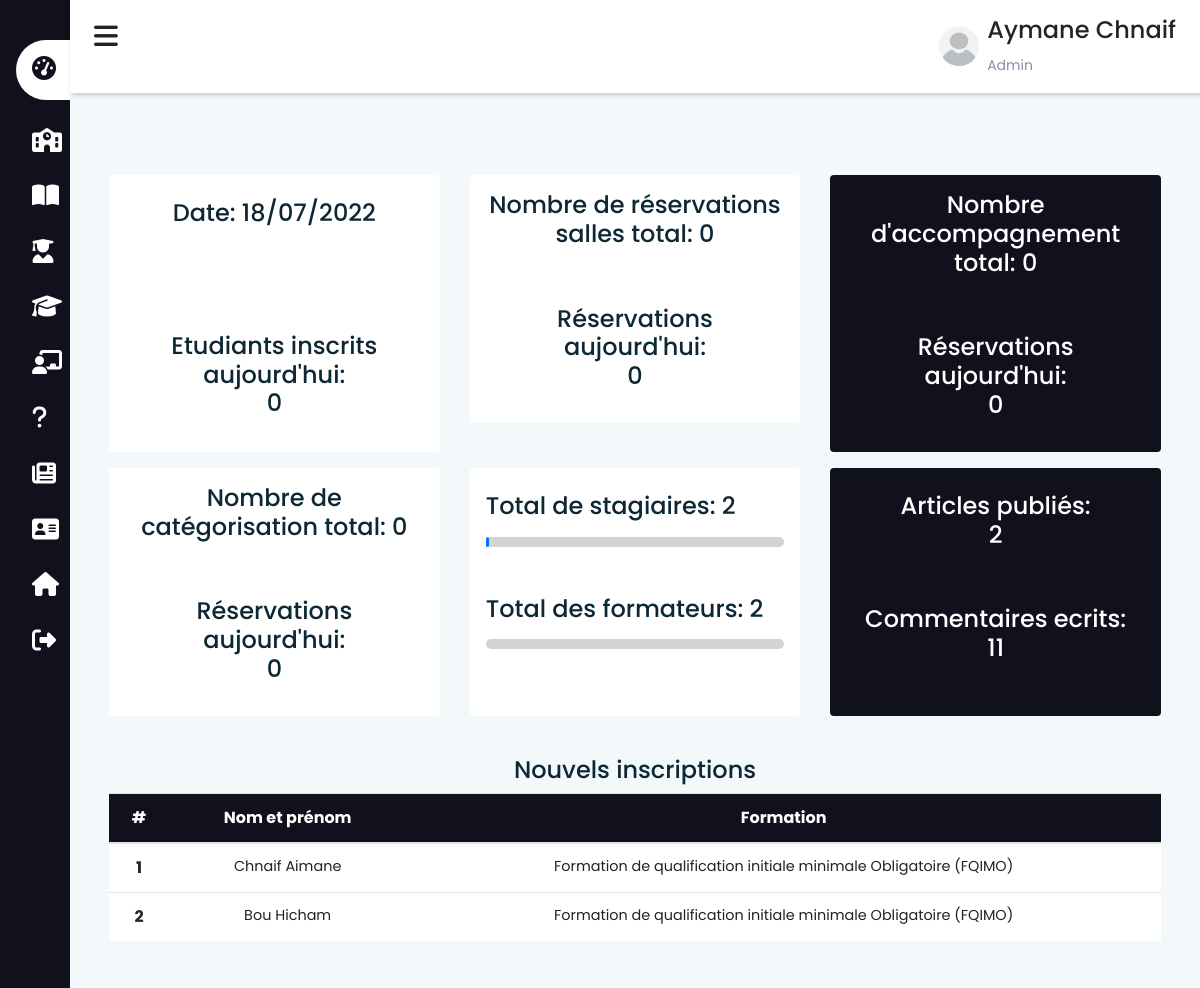
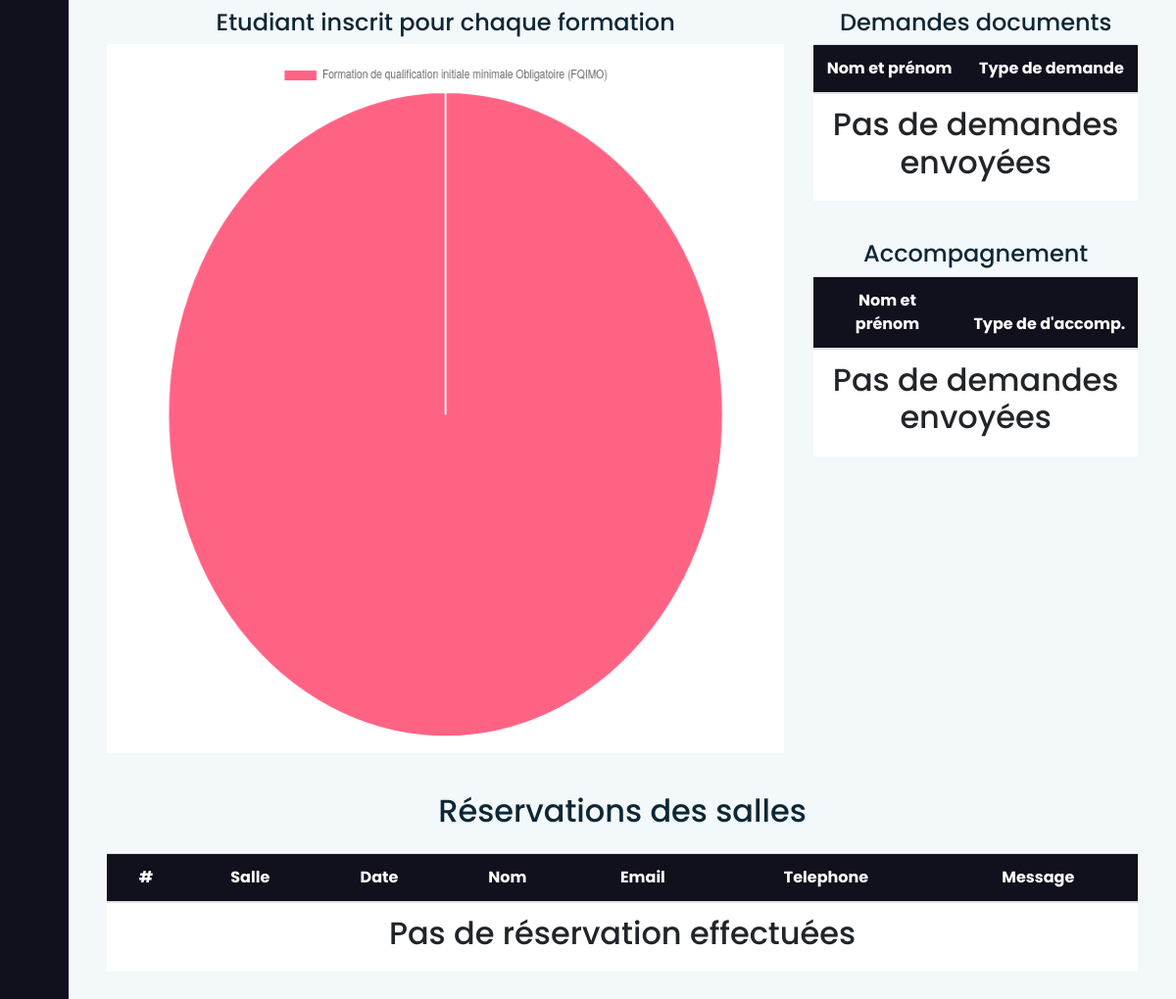
Before: /admin/dashboard (signed in) with the older database file (2 pictures, top to bottom).
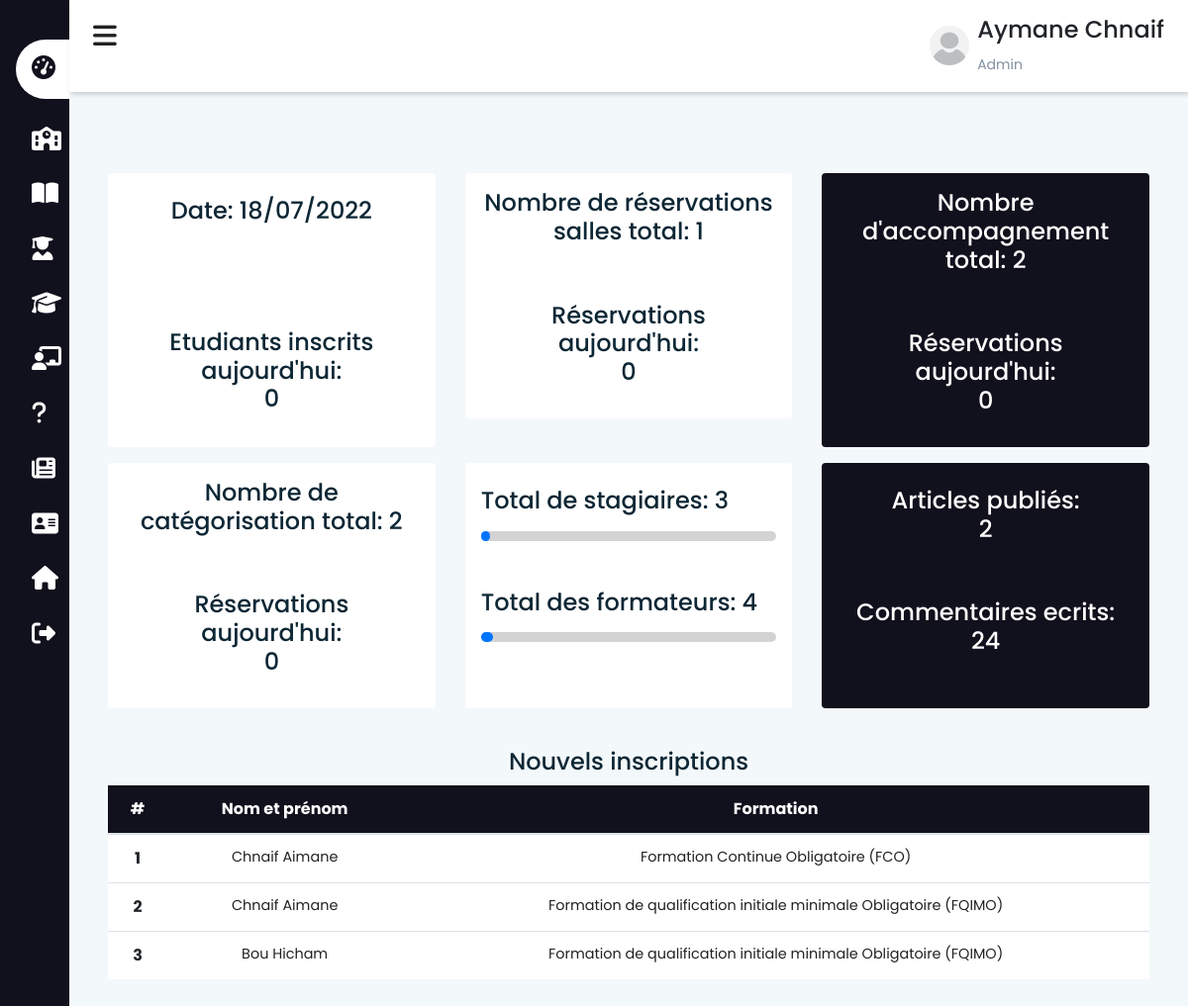
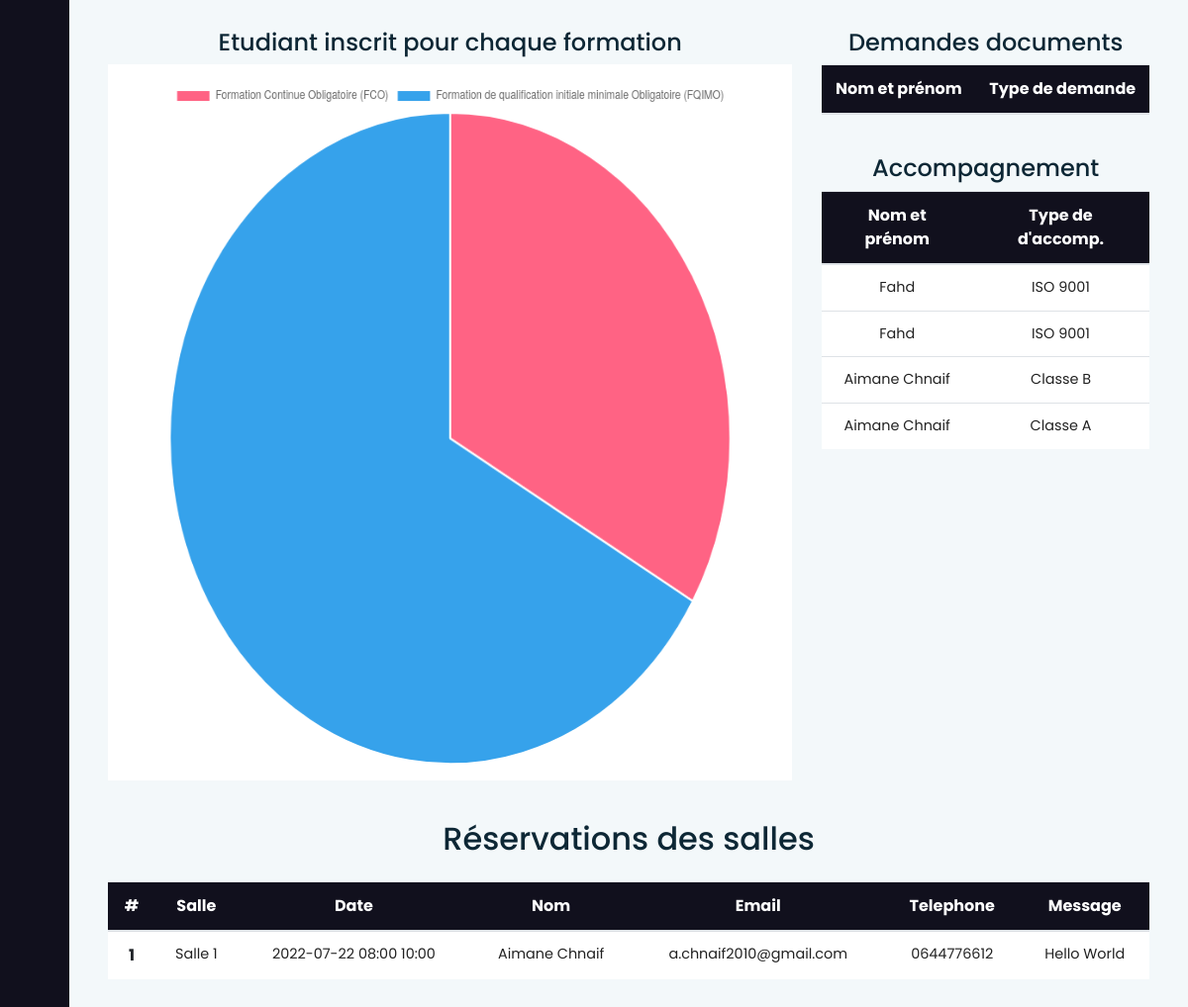
After: the same page with the newer database file (2 pictures, top to bottom).
### tables this page shows
CREATE TABLE `etudiant` (
  `etud_id` int(11) NOT NULL,
  `etud_nom` varchar(200) NOT NULL,
  `etud_nom_arab` varchar(200) NOT NULL,
  `etud_prenom` varchar(200) NOT NULL,
  `etud_prenom_arabe` varchar(200) NOT NULL,
  `etud_email` varchar(200) NOT NULL,
  `etud_telephone` varchar(200) NOT NULL,
  `etud_motdepasse` varchar(200) NOT NULL,
  `etud_cin` varchar(200) NOT NULL,
  `etud_formation` int(11) NOT NULL,
  `etud_naissance` date NOT NULL,
  `etud_lieu_naissance` varchar(50) NOT NULL,
  `etud_adress` varchar(200) NOT NULL,
  `etud_permis` varchar(200) NOT NULL,
  `etud_cat_permis` varchar(200) NOT NULL,
  `etude_carte_pro` varchar(200) NOT NULL,
  `etud_permis_obt` date NOT NULL DEFAULT current_timestamp(),
  `etud_scan_cin` varchar(200) NOT NULL,
  `etud_scan_permis` varchar(200) NOT NULL,
  `etud_scan_visite` varchar(200) NOT NULL,
  `etud_promos` int(11) DEFAULT NULL,
  `etud_image` varchar(500) NOT NULL,
  `etud_inscription` date NOT NULL DEFAULT current_timestamp()
);

CREATE TABLE `formation` (
  `for_id` int(11) NOT NULL,
  `for_nom` varchar(200) NOT NULL,
  `for_nom_arab` varchar(200) NOT NULL,
  `for_pres` text NOT NULL,
  `for_pres_arab` text NOT NULL,
  `for_descr` text NOT NULL,
  `for_desc_arab` text NOT NULL
);

CREATE TABLE `iso` (
  `iso_id` int(11) NOT NULL,
  `iso_nom` varchar(200) NOT NULL,
  `iso_presentation` text NOT NULL,
  `iso_res_nom` varchar(200) NOT NULL,
  `iso_res_email` varchar(200) NOT NULL,
  `iso_res_message` text NOT NULL,
  `iso_res_date` date NOT NULL DEFAULT current_timestamp()
);

CREATE TABLE `douane` (
  `dou_id` int(11) NOT NULL,
  `dou_nom` varchar(200) NOT NULL,
  `dou_res_nom` varchar(200) NOT NULL,
  `dou_res_email` varchar(200) NOT NULL,
  `dou_res_message` text NOT NULL,
  `dou_res_date` date NOT NULL DEFAULT current_timestamp()
);

CREATE TABLE `reservation` (
  `res_id` int(11) NOT NULL,
  `res_nom` varchar(200) NOT NULL,
  `res_telephone` varchar(200) NOT NULL,
  `res_email` varchar(200) NOT NULL,
  `res_salle` int(11) NOT NULL,
  `res_commentaire` varchar(200) NOT NULL,
  `res_date` date NOT NULL DEFAULT current_timestamp(),
  `time_debut` varchar(200) NOT NULL,
  `time_fin` varchar(200) NOT NULL,
  `res_ajout` date NOT NULL DEFAULT current_timestamp()
);

CREATE TABLE `salle` (
  `sal_id` int(11) NOT NULL,
  `sal_nom` varchar(200) NOT NULL,
  `sal_nom_arab` text NOT NULL,
  `sal_desc` text NOT NULL,
  `sal_desc_arab` text NOT NULL,
  `sal_prix` float NOT NULL,
  `sal_personne` int(11) NOT NULL,
  `sal_image` varchar(200) NOT NULL,
  `sal_service` varchar(200) NOT NULL,
  `sal_service_arab` varchar(200) NOT NULL,
  `sal_service2` varchar(200) NOT NULL,
  `sal_service2_arab` varchar(200) NOT NULL,
  `sal_service3` varchar(200) NOT NULL,
  `sal_service3_arab` varchar(200) NOT NULL,
  `sal_service4` varchar(200) NOT NULL,
  `sal_service4_arab` varchar(200) NOT NULL
);

### functions/db.php (called while the page is built, shortened)
<?php
    class DBController{
        protected $host = "localhost";
        protected $user = "root";
        protected $password = "";
        protected $db = "ecole";
        public function __construct(){
            $this->conn = mysqli_connect($this->host, $this->user, $this->password, $this->db);
        }
    }
?>

### session.php (called while the page is built, shortened)
<?php
    require("functions/db.php");
    require("functions/etudiant.php");
    $db = new DBController();
    $data = new Etudiant($db);
?>

### functions/etudiant.php (called while the page is built, shortened)
<?php
    class Etudiant{
        public $db = null;
        public function __construct(DBController $db){
            $this->db = $db;
        }
        public function getEtudiantparFormation(){
            $result = $this->db->conn->query("SELECT `for_nom`, COUNT(etud_nom) AS 'nombre_total'FROM `etudiant` INNER JOIN `formation`
                ON for_id=etud_formation GROUP BY for_nom");
            $resultArray = array();
            while ($item = mysqli_fetch_array($result, MYSQLI_ASSOC)){
                $resultArray[] = $item;
            }
            return $resultArray;
        }
        public function getEtudiantInscri(){
            $result = $this->db->conn->query("SELECT `etud_nom`, `etud_prenom`, `etud_email`, `etud_telephone`,
                `etud_formation`, `etud_inscription`, `for_nom` FROM `etudiant` INNER JOIN `formation`
                ON for_id=etud_formation ORDER BY `etud_inscription` DESC LIMIT 10");
            $resultArray = array();
            while ($item = mysqli_fetch_array($result, MYSQLI_ASSOC)){
                $resultArray[] = $item;
            }
            return $resultArray;
        }
        public function getReservations(){
            $result = $this->db->conn->query("SELECT * FROM `reservation` INNER JOIN `salle` ON sal_id=res_salle");
            $resultArray = array();
            while ($item = mysqli_fetch_array($result, MYSQLI_ASSOC)){
                $resultArray[] = $item;
            }
            return $resultArray;
        }
        public function getiso(){
            $result = $this->db->conn->query("SELECT * FROM `iso`");
            $resultArray = array();
            while ($item = mysqli_fetch_array($result, MYSQLI_ASSOC)){
                $resultArray[] = $item;
            }
            return $resultArray;
        }
        public function getdouane(){
            $result = $this->db->conn->query("SELECT * FROM `douane`");
            $resultArray = array();
            while ($item = mysqli_fetch_array($result, MYSQLI_ASSOC)){
                $resultArray[] = $item;
            }
            return $resultArray;
        }
    }
?>

### admin/dashboard.php (the view, shortened to what the rows shown need)
<?php include_once "../session.php"; ?>
<?php
$etudparforma = $data->getEtudiantparFormation();
$etudiantsinscrit = $data->getEtudiantInscri();
$diplomes = $data->getDiplome();
$attestations = $data->getAttestation();
$reservations = $data->getReservations();
$iso = $data->getiso();
$douane = $data->getdouane();
$i = 1;
foreach ($etudparforma as $etud) {
    $nombreEtudiant[] = $etud['nombre_total'];
    $formation[] = $etud['for_nom'];
}
?>
<!DOCTYPE html>
<html lang="fr">
<head>
    <?php
        include_once "../includes/header.php";
    ?>
</head>
<body>
    <div class="main-content">
        <div class="container-fluid">
            <header>
                <?php include 'admin.php' ?>
            </header>
            <main>
                <div class="row">
                    <div class="col-md-12">
                        <table class="table bg-white">
                            <thead class="text-center text-white" style="background-color: #11101d;">
                                <tr>
                                    <th scope="col">#</th>
                                    <th scope="col">Nom et prénom</th>
                                    <th scope="col">Formation</th>
                                </tr>
                            </thead>
                            <tbody class="text-center">
                                <?php
                                if (empty($etudiantsinscrit)) {
                                ?>
                                    <tr>
                                        <th scope="row" colspan="3">
                                            <h2>Pas d'étudiant inscrit</h2>
                                        </th>
                                    </tr>
                                    <?php
                                } else {
                                    foreach ($etudiantsinscrit as $inscrit) {
                                    ?>
                                        <tr>
                                            <th scope="row"><?php echo $i ?></th>
                                            <td><?php echo $inscrit['etud_nom'] . " " . $inscrit['etud_prenom']; ?></td>
                                            <td><?php echo $inscrit['for_nom'] ?></td>
                                        </tr>
                                <?php
                                        $i++;
                                    }
                                }
                                ?>
                            </tbody>
                        </table>
                    </div>
                    <div class="col-md-4 text-center">
                        <table class="table bg-white">
                            <thead class="text-center text-white" style="background-color: #11101d;">
                                <tr>
                                    <th>Nom et prénom</th>
                                    <th>Type de demande</th>
                                </tr>
                            </thead>
                            <tbody class="text-center">
                                <?php
                                if (empty($diplomes) && empty($attestations)) {
                                ?>
                                    <tr>
                                        <th scope="row" colspan="3">
                                            <h2>Pas de demandes envoyées</h2>
                                        </th>
                                    </tr>
                                    <?php
                                }
                                ?>
                            </tbody>
                        </table>
                        <table class="table bg-white">
                            <thead class="text-center text-white" style="background-color: #11101d;">
                                <tr>
                                    <th>Nom et prénom</th>
                                    <th>Type de d'accomp.</th>
                                </tr>
                            </thead>
                            <tbody class="text-center">
                                <?php
                                if (empty($iso) && empty($douane)) {
                                ?>
                                    <tr>
                                        <th scope="row" colspan="2">
                                            <h2>Pas de demandes envoyées</h2>
                                        </th>
                                    </tr>
                                    <?php
                                } else {
                                    foreach ($iso as $item) {
                                    ?>
                                        <tr>
                                            <td><?= $item['iso_res_nom'] ?></td>
                                            <td><?= $item['iso_nom'] ?></td>
                                        </tr>
                                    <?php
                                    }
                                    foreach ($douane as $item) {
                                    ?>
                                        <tr>
                                            <td><?= $item['dou_res_nom'] ?></td>
                                            <td><?= $item['dou_nom'] ?></td>
                                        </tr>
                                <?php
                                    }
                                }
                                ?>
                            </tbody>
                        </table>
                    </div>
                    <div class="col-md-12">
                        <div class="text-center pt-3 text-color">
                            <h2 class="pt-4">Réservations des salles</h2>
                        </div>
                        <table class="table bg-white mt-4">
                            <thead class="text-center text-white" style="background-color: #11101d;">
                                <tr>
                                    <th scope="col">#</th>
                                    <th scope="col">Salle</th>
                                    <th scope="col">Date</th>
                                    <th scope="col">Nom</th>
                                    <th scope="col">Email</th>
                                    <th scope="col">Telephone</th>
                                    <th scope="col">Message</th>
                                </tr>
                            </thead>
                            <tbody class="text-center">
                                <?php
                                if (empty($reservations)) {
                                ?>
                                    <tr>
                                        <th scope="row" colspan="7">
                                            <h2>Pas de réservation effectuées</h2>
                                        </th>
                                    </tr>
                                    <?php
                                } else {
                                    $i = 1;
                                    foreach ($reservations as $reservation) {
                                    ?>
                                        <tr>
                                            <th scope="row"><?php echo $i++ ?></th>
                                            <td><?php echo $reservation['sal_nom']; ?></td>
                                            <td><?php echo $reservation['res_date'] . " " . $reservation['time_debut'] . " " . $reservation['time_fin']; ?></td>
                                            <td><?php echo $reservation['res_nom']; ?></td>
                                            <td><?php echo $reservation['res_email']; ?></td>
                                            <td><?php echo $reservation['res_telephone']; ?></td>
                                            <td><?php echo $reservation['res_commentaire']; ?></td>
                                        </tr>
                                <?php
                                    }
                                }
                                ?>
                            </tbody>
                        </table>
                    </div>
                </div>
            </main>
        </div>
    </div>
    <script>
        const data = {
            labels: <?php echo json_encode($formation) ?>,
            datasets: [{
                label: 'My First Dataset',
                data: <?php echo json_encode($nombreEtudiant) ?>,
                backgroundColor: [
                    'rgb(255, 99, 132)',
                    'rgb(54, 162, 235)',
                    'rgb(255, 205, 86)'
                ],
                hoverOffset: 4
            }]
        };
        /*const labels = <?php
                            ?>;
        const data = {
            labels: labels,
            datasets: [{
                label: 'Formation',
                data: <?php
                        ?>,
                backgroundColor: [
                    'rgba(255, 99, 132, 0.2)',
                    'rgba(255, 159, 64, 0.2)',
                    'rgba(255, 205, 86, 0.2)',
                    'rgba(75, 192, 192, 0.2)',
                    'rgba(54, 162, 235, 0.2)',
                    'rgba(153, 102, 255, 0.2)',
                    'rgba(201, 203, 207, 0.2)',
                ],
                borderColor: [
                    'rgb(255, 99, 132)',
                    'rgb(255, 159, 64)',
                    'rgb(255, 205, 86)',
                    'rgb(75, 192, 192)',
                    'rgb(54, 162, 235)',
                    'rgb(153, 102, 255)',
                    'rgb(201, 203, 207)'
                ],
                borderWidth: 1
            }]
        };*/
        const config = {
            type: 'pie',
            data: data,
        };
        /*const config = {
            type: 'bar',
            data: data,
            options: {
                scales: {
                    y: {
                        beginAtZero: true
                    }
                }
            },
        };*/
        const myChart = new Chart(
            document.getElementsByClassName('myChart'),
            config
        );
    </script>
</body>
</html>

Changed rows visible on the page:
added etudiant: etud_nom "Chnaif", etud_prenom "Aimane", etud_formation.for_nom "Formation Continue Obligatoire (FCO)"
added iso: iso_res_nom "Fahd", iso_nom "ISO 9001"
added iso: iso_res_nom "Fahd", iso_nom "ISO 9001"
added douane: dou_res_nom "Aimane Chnaif", dou_nom "Classe B"
added douane: dou_res_nom "Aimane Chnaif", dou_nom "Classe A"
added reservation: res_salle.sal_nom "Salle 1", res_date "2022-07-22", time_debut "08:00", time_fin "10:00", res_nom "Aimane Chnaif", res_email "a.chnaif2010@gmail.com", res_telephone "0644776612", res_commentaire "Hello World"
Other visible differences:
$sallenumb: "0" → "1"
$countiso: "0" → "2"
$countdaounae: "0" → "2"
$total_etud: "2" → "3"
$total_prof: "2" → "4"
$com_total: "11" → "24"
chart data {{ json_encode($nombreEtudiant) }}: ["2"] → ["1","2"]
text no longer shown: "Pas de demandes envoyées Pas de demandes envoyées Pas de réservation effectuées"
